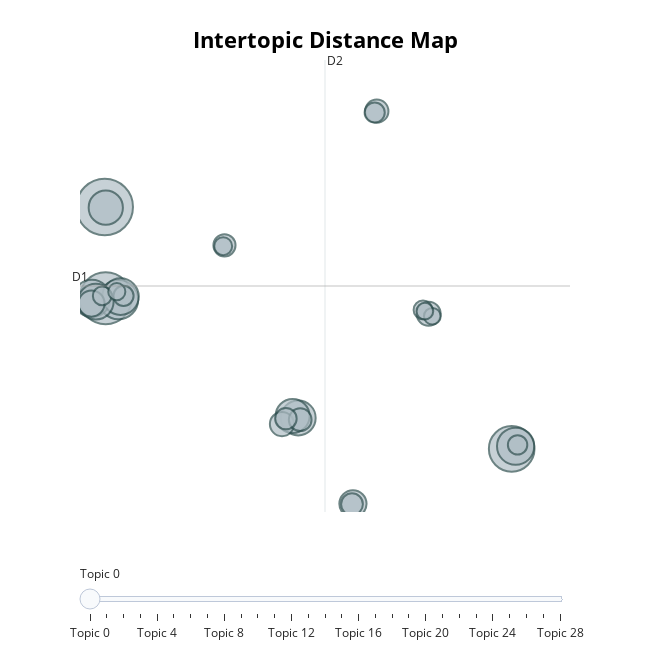

This figure's notebook cell:
### Code cell
# Re-visualize the intertopic distance map
fig = general_topic_model2.visualize_topics()
fig.show()

### Figure 1 — Plotly figure (JSON) as saved in the notebook; plotly's stock layout.template omitted (floating-point values rounded to 4 significant figures)
{"data": [{"customdata": [[0, "never | heart | without | away | cry", 229], [1, "cause | need | back | mind | around", 194], [2, "bitch | fuck | shit | back | gon", 149], [3, "boogie | mony | shake | twist | watch", 111], [4, "lovin | need | mmm | give | feel", 99], [5, "bay | crank | watch | soulja | wee", 99], [6, "body | long | way | shake | fresh", 96], [7, "chance | woman | man | whatcha | mmmm", 91], [8, "promise | hope | bright | believe | church", 87], [9, "ever | true | always | never | forever", 84], [10, "seeds | running | sowing | wind | boat", 83], [11, "country | little | ride | old | road", 53], [12, "free | naturally | irresistible | deserve | obsession", 49], [13, "boogety | bird | mow | willy | bennie", 42], [14, "move | casbah | lights | bows | insane", 41], [15, "que | de | te | tú | el", 39], [16, "happy | run | world | war | waiting", 37], [17, "summer | bye | september | sealed | sun", 35], [18, "night | older | somethin | thought | proof", 34], [19, "dad | says | dandy | glory | joyride", 33], [20, "te | mi | que | se | si", 29], [21, "fire | burning | burn | hot | venus", 29], [22, "beach | miami | california | international | way", 27], [23, "rumour | rumours | call | trust | wants", 25], [24, "proof | funny | top | swift | taylor", 25], [25, "rain | rainy | raindrops | carrie | night", 23], [26, "dance | music | dancing | night | groove", 21], [27, "thriller | pussycat | writer | hello | counting", 20], [28, "hollywood | cardi | panda | swalla | swinging", 20]], "hovertemplate": "<b>Topic %{customdata[0]}</b><br>%{customdata[1]}<br>Size: %{customdata[2]}", "legendgroup": "", "marker": {"color": "#B0BEC5", "line": {"color": "DarkSlateGrey", "width": 2}, "size": [229, 194, 149, 111, 99, 99, 96, 91, 87, 84, 83, 53, 49, 42, 41, 39, 37, 35, 34, 33, 29, 29, 27, 25, 25, 23, 21, 20, 20], "sizemode": "area", "sizeref": 0.1431, "symbol": "circle"}, "mode": "markers", "name": "", "orientation": "v", "showlegend": false, "type": "scatter", "x": [-3.358, -3.308, 18.17, -2.631, -4.036, 18.38, -2.522, -3.828, 6.879, -3.3, 6.582, 9.774, -4.056, 6.021, 13.78, 11.03, 6.984, 2.979, 9.723, 6.228, 10.92, -2.361, 18.48, -3.489, 13.48, 2.91, -2.718, 13.97, 13.58], "xaxis": "x", "y": [19.24, 12.07, 0.2457, 11.96, 12.06, 0.4529, 12.2, 11.81, 2.672, 19.19, 2.828, -4.069, 11.66, 2.194, 10.86, 26.77, 2.541, 16.22, -4.097, 2.62, 26.66, 12.26, 0.5575, 12.26, 11.16, 16.16, 12.59, 10.66, 11.06], "yaxis": "y"}], "layout": {"annotations": [{"showarrow": false, "text": "D1", "x": -4.664, "y": 13.03, "yshift": 10}, {"showarrow": false, "text": "D2", "x": 8.296, "xshift": 10, "y": 30.78}], "height": 650, "hoverlabel": {"bgcolor": "white", "font": {"family": "Rockwell", "size": 16}}, "legend": {"itemsizing": "constant", "tracegroupgap": 0}, "margin": {"t": 60}, "shapes": [{"line": {"color": "#CFD8DC", "width": 2}, "type": "line", "x0": 8.296, "x1": 8.296, "y0": -4.711, "y1": 30.78}, {"line": {"color": "#9E9E9E", "width": 2}, "type": "line", "x0": -4.664, "x1": 21.26, "y0": 13.03, "y1": 13.03}], "sliders": [{"active": 0, "pad": {"t": 50}, "steps": [{"args": [{"marker.color": [["red", "#B0BEC5", "#B0BEC5", "#B0BEC5", "#B0BEC5", "#B0BEC5", "#B0BEC5", "#B0BEC5", "#B0BEC5", "#B0BEC5", "#B0BEC5", "#B0BEC5", "#B0BEC5", "#B0BEC5", "#B0BEC5", "#B0BEC5", "#B0BEC5", "#B0BEC5", "#B0BEC5", "#B0BEC5", "#B0BEC5", "#B0BEC5", "#B0BEC5", "#B0BEC5", "#B0BEC5", "#B0BEC5", "#B0BEC5", "#B0BEC5", "#B0BEC5"]]}], "label": "Topic 0", "method": "update"}, {"args": [{"marker.color": [["#B0BEC5", "red", "#B0BEC5", "#B0BEC5", "#B0BEC5", "#B0BEC5", "#B0BEC5", "#B0BEC5", "#B0BEC5", "#B0BEC5", "#B0BEC5", "#B0BEC5", "#B0BEC5", "#B0BEC5", "#B0BEC5", "#B0BEC5", "#B0BEC5", "#B0BEC5", "#B0BEC5", "#B0BEC5", "#B0BEC5", "#B0BEC5", "#B0BEC5", "#B0BEC5", "#B0BEC5", "#B0BEC5", "#B0BEC5", "#B0BEC5", "#B0BEC5"]]}], "label": "Topic 1", "method": "update"}, {"args": [{"marker.color": [["#B0BEC5", "#B0BEC5", "red", "#B0BEC5", "#B0BEC5", "#B0BEC5", "#B0BEC5", "#B0BEC5", "#B0BEC5", "#B0BEC5", "#B0BEC5", "#B0BEC5", "#B0BEC5", "#B0BEC5", "#B0BEC5", "#B0BEC5", "#B0BEC5", "#B0BEC5", "#B0BEC5", "#B0BEC5", "#B0BEC5", "#B0BEC5", "#B0BEC5", "#B0BEC5", "#B0BEC5", "#B0BEC5", "#B0BEC5", "#B0BEC5", "#B0BEC5"]]}], "label": "Topic 2", "method": "update"}, {"args": [{"marker.color": [["#B0BEC5", "#B0BEC5", "#B0BEC5", "red", "#B0BEC5", "#B0BEC5", "#B0BEC5", "#B0BEC5", "#B0BEC5", "#B0BEC5", "#B0BEC5", "#B0BEC5", "#B0BEC5", "#B0BEC5", "#B0BEC5", "#B0BEC5", "#B0BEC5", "#B0BEC5", "#B0BEC5", "#B0BEC5", "#B0BEC5", "#B0BEC5", "#B0BEC5", "#B0BEC5", "#B0BEC5", "#B0BEC5", "#B0BEC5", "#B0BEC5", "#B0BEC5"]]}], "label": "Topic 3", "method": "update"}, {"args": [{"marker.color": [["#B0BEC5", "#B0BEC5", "#B0BEC5", "#B0BEC5", "red", "#B0BEC5", "#B0BEC5", "#B0BEC5", "#B0BEC5", "#B0BEC5", "#B0BEC5", "#B0BEC5", "#B0BEC5", "#B0BEC5", "#B0BEC5", "#B0BEC5", "#B0BEC5", "#B0BEC5", "#B0BEC5", "#B0BEC5", "#B0BEC5", "#B0BEC5", "#B0BEC5", "#B0BEC5", "#B0BEC5", "#B0BEC5", "#B0BEC5", "#B0BEC5", "#B0BEC5"]]}], "label": "Topic 4", "method": "update"}, {"args": [{"marker.color": [["#B0BEC5", "#B0BEC5", "#B0BEC5", "#B0BEC5", "#B0BEC5", "red", "#B0BEC5", "#B0BEC5", "#B0BEC5", "#B0BEC5", "#B0BEC5", "#B0BEC5", "#B0BEC5", "#B0BEC5", "#B0BEC5", "#B0BEC5", "#B0BEC5", "#B0BEC5", "#B0BEC5", "#B0BEC5", "#B0BEC5", "#B0BEC5", "#B0BEC5", "#B0BEC5", "#B0BEC5", "#B0BEC5", "#B0BEC5", "#B0BEC5", "#B0BEC5"]]}], "label": "Topic 5", "method": "update"}, {"args": [{"marker.color": [["#B0BEC5", "#B0BEC5", "#B0BEC5", "#B0BEC5", "#B0BEC5", "#B0BEC5", "red", "#B0BEC5", "#B0BEC5", "#B0BEC5", "#B0BEC5", "#B0BEC5", "#B0BEC5", "#B0BEC5", "#B0BEC5", "#B0BEC5", "#B0BEC5", "#B0BEC5", "#B0BEC5", "#B0BEC5", "#B0BEC5", "#B0BEC5", "#B0BEC5", "#B0BEC5", "#B0BEC5", "#B0BEC5", "#B0BEC5", "#B0BEC5", "#B0BEC5"]]}], "label": "Topic 6", "method": "update"}, {"args": [{"marker.color": [["#B0BEC5", "#B0BEC5", "#B0BEC5", "#B0BEC5", "#B0BEC5", "#B0BEC5", "#B0BEC5", "red", "#B0BEC5", "#B0BEC5", "#B0BEC5", "#B0BEC5", "#B0BEC5", "#B0BEC5", "#B0BEC5", "#B0BEC5", "#B0BEC5", "#B0BEC5", "#B0BEC5", "#B0BEC5", "#B0BEC5", "#B0BEC5", "#B0BEC5", "#B0BEC5", "#B0BEC5", "#B0BEC5", "#B0BEC5", "#B0BEC5", "#B0BEC5"]]}], "label": "Topic 7", "method": "update"}, {"args": [{"marker.color": [["#B0BEC5", "#B0BEC5", "#B0BEC5", "#B0BEC5", "#B0BEC5", "#B0BEC5", "#B0BEC5", "#B0BEC5", "red", "#B0BEC5", "#B0BEC5", "#B0BEC5", "#B0BEC5", "#B0BEC5", "#B0BEC5", "#B0BEC5", "#B0BEC5", "#B0BEC5", "#B0BEC5", "#B0BEC5", "#B0BEC5", "#B0BEC5", "#B0BEC5", "#B0BEC5", "#B0BEC5", "#B0BEC5", "#B0BEC5", "#B0BEC5", "#B0BEC5"]]}], "label": "Topic 8", "method": "update"}, {"args": [{"marker.color": [["#B0BEC5", "#B0BEC5", "#B0BEC5", "#B0BEC5", "#B0BEC5", "#B0BEC5", "#B0BEC5", "#B0BEC5", "#B0BEC5", "red", "#B0BEC5", "#B0BEC5", "#B0BEC5", "#B0BEC5", "#B0BEC5", "#B0BEC5", "#B0BEC5", "#B0BEC5", "#B0BEC5", "#B0BEC5", "#B0BEC5", "#B0BEC5", "#B0BEC5", "#B0BEC5", "#B0BEC5", "#B0BEC5", "#B0BEC5", "#B0BEC5", "#B0BEC5"]]}], "label": "Topic 9", "method": "update"}, {"args": [{"marker.color": [["#B0BEC5", "#B0BEC5", "#B0BEC5", "#B0BEC5", "#B0BEC5", "#B0BEC5", "#B0BEC5", "#B0BEC5", "#B0BEC5", "#B0BEC5", "red", "#B0BEC5", "#B0BEC5", "#B0BEC5", "#B0BEC5", "#B0BEC5", "#B0BEC5", "#B0BEC5", "#B0BEC5", "#B0BEC5", "#B0BEC5", "#B0BEC5", "#B0BEC5", "#B0BEC5", "#B0BEC5", "#B0BEC5", "#B0BEC5", "#B0BEC5", "#B0BEC5"]]}], "label": "Topic 10", "method": "update"}, {"args": [{"marker.color": [["#B0BEC5", "#B0BEC5", "#B0BEC5", "#B0BEC5", "#B0BEC5", "#B0BEC5", "#B0BEC5", "#B0BEC5", "#B0BEC5", "#B0BEC5", "#B0BEC5", "red", "#B0BEC5", "#B0BEC5", "#B0BEC5", "#B0BEC5", "#B0BEC5", "#B0BEC5", "#B0BEC5", "#B0BEC5", "#B0BEC5", "#B0BEC5", "#B0BEC5", "#B0BEC5", "#B0BEC5", "#B0BEC5", "#B0BEC5", "#B0BEC5", "#B0BEC5"]]}], "label": "Topic 11", "method": "update"}, {"args": [{"marker.color": [["#B0BEC5", "#B0BEC5", "#B0BEC5", "#B0BEC5", "#B0BEC5", "#B0BEC5", "#B0BEC5", "#B0BEC5", "#B0BEC5", "#B0BEC5", "#B0BEC5", "#B0BEC5", "red", "#B0BEC5", "#B0BEC5", "#B0BEC5", "#B0BEC5", "#B0BEC5", "#B0BEC5", "#B0BEC5", "#B0BEC5", "#B0BEC5", "#B0BEC5", "#B0BEC5", "#B0BEC5", "#B0BEC5", "#B0BEC5", "#B0BEC5", "#B0BEC5"]]}], "label": "Topic 12", "method": "update"}, {"args": [{"marker.color": [["#B0BEC5", "#B0BEC5", "#B0BEC5", "#B0BEC5", "#B0BEC5", "#B0BEC5", "#B0BEC5", "#B0BEC5", "#B0BEC5", "#B0BEC5", "#B0BEC5", "#B0BEC5", "#B0BEC5", "red", "#B0BEC5", "#B0BEC5", "#B0BEC5", "#B0BEC5", "#B0BEC5", "#B0BEC5", "#B0BEC5", "#B0BEC5", "#B0BEC5", "#B0BEC5", "#B0BEC5", "#B0BEC5", "#B0BEC5", "#B0BEC5", "#B0BEC5"]]}], "label": "Topic 13", "method": "update"}, {"args": [{"marker.color": [["#B0BEC5", "#B0BEC5", "#B0BEC5", "#B0BEC5", "#B0BEC5", "#B0BEC5", "#B0BEC5", "#B0BEC5", "#B0BEC5", "#B0BEC5", "#B0BEC5", "#B0BEC5", "#B0BEC5", "#B0BEC5", "red", "#B0BEC5", "#B0BEC5", "#B0BEC5", "#B0BEC5", "#B0BEC5", "#B0BEC5", "#B0BEC5", "#B0BEC5", "#B0BEC5", "#B0BEC5", "#B0BEC5", "#B0BEC5", "#B0BEC5", "#B0BEC5"]]}], "label": "Topic 14", "method": "update"}, {"args": [{"marker.color": [["#B0BEC5", "#B0BEC5", "#B0BEC5", "#B0BEC5", "#B0BEC5", "#B0BEC5", "#B0BEC5", "#B0BEC5", "#B0BEC5", "#B0BEC5", "#B0BEC5", "#B0BEC5", "#B0BEC5", "#B0BEC5", "#B0BEC5", "red", "#B0BEC5", "#B0BEC5", "#B0BEC5", "#B0BEC5", "#B0BEC5", "#B0BEC5", "#B0BEC5", "#B0BEC5", "#B0BEC5", "#B0BEC5", "#B0BEC5", "#B0BEC5", "#B0BEC5"]]}], "label": "Topic 15", "method": "update"}, {"args": [{"marker.color": [["#B0BEC5", "#B0BEC5", "#B0BEC5", "#B0BEC5", "#B0BEC5", "#B0BEC5", "#B0BEC5", "#B0BEC5", "#B0BEC5", "#B0BEC5", "#B0BEC5", "#B0BEC5", "#B0BEC5", "#B0BEC5", "#B0BEC5", "#B0BEC5", "red", "#B0BEC5", "#B0BEC5", "#B0BEC5", "#B0BEC5", "#B0BEC5", "#B0BEC5", "#B0BEC5", "#B0BEC5", "#B0BEC5", "#B0BEC5", "#B0BEC5", "#B0BEC5"]]}], "label": "Topic 16", "method": "update"}, {"args": [{"marker.color": [["#B0BEC5", "#B0BEC5", "#B0BEC5", "#B0BEC5", "#B0BEC5", "#B0BEC5", "#B0BEC5", "#B0BEC5", "#B0BEC5", "#B0BEC5", "#B0BEC5", "#B0BEC5", "#B0BEC5", "#B0BEC5", "#B0BEC5", "#B0BEC5", "#B0BEC5", "red", "#B0BEC5", "#B0BEC5", "#B0BEC5", "#B0BEC5", "#B0BEC5", "#B0BEC5", "#B0BEC5", "#B0BEC5", "#B0BEC5", "#B0BEC5", "#B0BEC5"]]}], "label": "Topic 17", "method": "update"}, {"args": [{"marker.color": [["#B0BEC5", "#B0BEC5", "#B0BEC5", "#B0BEC5", "#B0BEC5", "#B0BEC5", "#B0BEC5", "#B0BEC5", "#B0BEC5", "#B0BEC5", "#B0BEC5", "#B0BEC5", "#B0BEC5", "#B0BEC5", "#B0BEC5", "#B0BEC5", "#B0BEC5", "#B0BEC5", "red", "#B0BEC5", "#B0BEC5", "#B0BEC5", "#B0BEC5", "#B0BEC5", "#B0BEC5", "#B0BEC5", "#B0BEC5", "#B0BEC5", "#B0BEC5"]]}], "label": "Topic 18", "method": "update"}, {"args": [{"marker.color": [["#B0BEC5", "#B0BEC5", "#B0BEC5", "#B0BEC5", "#B0BEC5", "#B0BEC5", "#B0BEC5", "#B0BEC5", "#B0BEC5", "#B0BEC5", "#B0BEC5", "#B0BEC5", "#B0BEC5", "#B0BEC5", "#B0BEC5", "#B0BEC5", "#B0BEC5", "#B0BEC5", "#B0BEC5", "red", "#B0BEC5", "#B0BEC5", "#B0BEC5", "#B0BEC5", "#B0BEC5", "#B0BEC5", "#B0BEC5", "#B0BEC5", "#B0BEC5"]]}], "label": "Topic 19", "method": "update"}, {"args": [{"marker.color": [["#B0BEC5", "#B0BEC5", "#B0BEC5", "#B0BEC5", "#B0BEC5", "#B0BEC5", "#B0BEC5", "#B0BEC5", "#B0BEC5", "#B0BEC5", "#B0BEC5", "#B0BEC5", "#B0BEC5", "#B0BEC5", "#B0BEC5", "#B0BEC5", "#B0BEC5", "#B0BEC5", "#B0BEC5", "#B0BEC5", "red", "#B0BEC5", "#B0BEC5", "#B0BEC5", "#B0BEC5", "#B0BEC5", "#B0BEC5", "#B0BEC5", "#B0BEC5"]]}], "label": "Topic 20", "method": "update"}, {"args": [{"marker.color": [["#B0BEC5", "#B0BEC5", "#B0BEC5", "#B0BEC5", "#B0BEC5", "#B0BEC5", "#B0BEC5", "#B0BEC5", "#B0BEC5", "#B0BEC5", "#B0BEC5", "#B0BEC5", "#B0BEC5", "#B0BEC5", "#B0BEC5", "#B0BEC5", "#B0BEC5", "#B0BEC5", "#B0BEC5", "#B0BEC5", "#B0BEC5", "red", "#B0BEC5", "#B0BEC5", "#B0BEC5", "#B0BEC5", "#B0BEC5", "#B0BEC5", "#B0BEC5"]]}], "label": "Topic 21", "method": "update"}, {"args": [{"marker.color": [["#B0BEC5", "#B0BEC5", "#B0BEC5", "#B0BEC5", "#B0BEC5", "#B0BEC5", "#B0BEC5", "#B0BEC5", "#B0BEC5", "#B0BEC5", "#B0BEC5", "#B0BEC5", "#B0BEC5", "#B0BEC5", "#B0BEC5", "#B0BEC5", "#B0BEC5", "#B0BEC5", "#B0BEC5", "#B0BEC5", "#B0BEC5", "#B0BEC5", "red", "#B0BEC5", "#B0BEC5", "#B0BEC5", "#B0BEC5", "#B0BEC5", "#B0BEC5"]]}], "label": "Topic 22", "method": "update"}, {"args": [{"marker.color": [["#B0BEC5", "#B0BEC5", "#B0BEC5", "#B0BEC5", "#B0BEC5", "#B0BEC5", "#B0BEC5", "#B0BEC5", "#B0BEC5", "#B0BEC5", "#B0BEC5", "#B0BEC5", "#B0BEC5", "#B0BEC5", "#B0BEC5", "#B0BEC5", "#B0BEC5", "#B0BEC5", "#B0BEC5", "#B0BEC5", "#B0BEC5", "#B0BEC5", "#B0BEC5", "red", "#B0BEC5", "#B0BEC5", "#B0BEC5", "#B0BEC5", "#B0BEC5"]]}], "label": "Topic 23", "method": "update"}, {"args": [{"marker.color": [["#B0BEC5", "#B0BEC5", "#B0BEC5", "#B0BEC5", "#B0BEC5", "#B0BEC5", "#B0BEC5", "#B0BEC5", "#B0BEC5", "#B0BEC5", "#B0BEC5", "#B0BEC5", "#B0BEC5", "#B0BEC5", "#B0BEC5", "#B0BEC5", "#B0BEC5", "#B0BEC5", "#B0BEC5", "#B0BEC5", "#B0BEC5", "#B0BEC5", "#B0BEC5", "#B0BEC5", "red", "#B0BEC5", "#B0BEC5", "#B0BEC5", "#B0BEC5"]]}], "label": "Topic 24", "method": "update"}, {"args": [{"marker.color": [["#B0BEC5", "#B0BEC5", "#B0BEC5", "#B0BEC5", "#B0BEC5", "#B0BEC5", "#B0BEC5", "#B0BEC5", "#B0BEC5", "#B0BEC5", "#B0BEC5", "#B0BEC5", "#B0BEC5", "#B0BEC5", "#B0BEC5", "#B0BEC5", "#B0BEC5", "#B0BEC5", "#B0BEC5", "#B0BEC5", "#B0BEC5", "#B0BEC5", "#B0BEC5", "#B0BEC5", "#B0BEC5", "red", "#B0BEC5", "#B0BEC5", "#B0BEC5"]]}], "label": "Topic 25", "method": "update"}, {"args": [{"marker.color": [["#B0BEC5", "#B0BEC5", "#B0BEC5", "#B0BEC5", "#B0BEC5", "#B0BEC5", "#B0BEC5", "#B0BEC5", "#B0BEC5", "#B0BEC5", "#B0BEC5", "#B0BEC5", "#B0BEC5", "#B0BEC5", "#B0BEC5", "#B0BEC5", "#B0BEC5", "#B0BEC5", "#B0BEC5", "#B0BEC5", "#B0BEC5", "#B0BEC5", "#B0BEC5", "#B0BEC5", "#B0BEC5", "#B0BEC5", "red", "#B0BEC5", "#B0BEC5"]]}], "label": "Topic 26", "method": "update"}, {"args": [{"marker.color": [["#B0BEC5", "#B0BEC5", "#B0BEC5", "#B0BEC5", "#B0BEC5", "#B0BEC5", "#B0BEC5", "#B0BEC5", "#B0BEC5", "#B0BEC5", "#B0BEC5", "#B0BEC5", "#B0BEC5", "#B0BEC5", "#B0BEC5", "#B0BEC5", "#B0BEC5", "#B0BEC5", "#B0BEC5", "#B0BEC5", "#B0BEC5", "#B0BEC5", "#B0BEC5", "#B0BEC5", "#B0BEC5", "#B0BEC5", "#B0BEC5", "red", "#B0BEC5"]]}], "label": "Topic 27", "method": "update"}, {"args": [{"marker.color": [["#B0BEC5", "#B0BEC5", "#B0BEC5", "#B0BEC5", "#B0BEC5", "#B0BEC5", "#B0BEC5", "#B0BEC5", "#B0BEC5", "#B0BEC5", "#B0BEC5", "#B0BEC5", "#B0BEC5", "#B0BEC5", "#B0BEC5", "#B0BEC5", "#B0BEC5", "#B0BEC5", "#B0BEC5", "#B0BEC5", "#B0BEC5", "#B0BEC5", "#B0BEC5", "#B0BEC5", "#B0BEC5", "#B0BEC5", "#B0BEC5", "#B0BEC5", "red"]]}], "label": "Topic 28", "method": "update"}]}], "title": {"font": {"color": "Black", "size": 22}, "text": "<b>Intertopic Distance Map</b>", "x": 0.5, "xanchor": "center", "y": 0.95, "yanchor": "top"}, "width": 650, "xaxis": {"anchor": "y", "domain": [0, 1], "range": [-4.664, 21.26], "title": {"text": ""}, "visible": false}, "yaxis": {"anchor": "x", "domain": [0, 1], "range": [-4.711, 30.78], "title": {"text": ""}, "visible": false}}}
